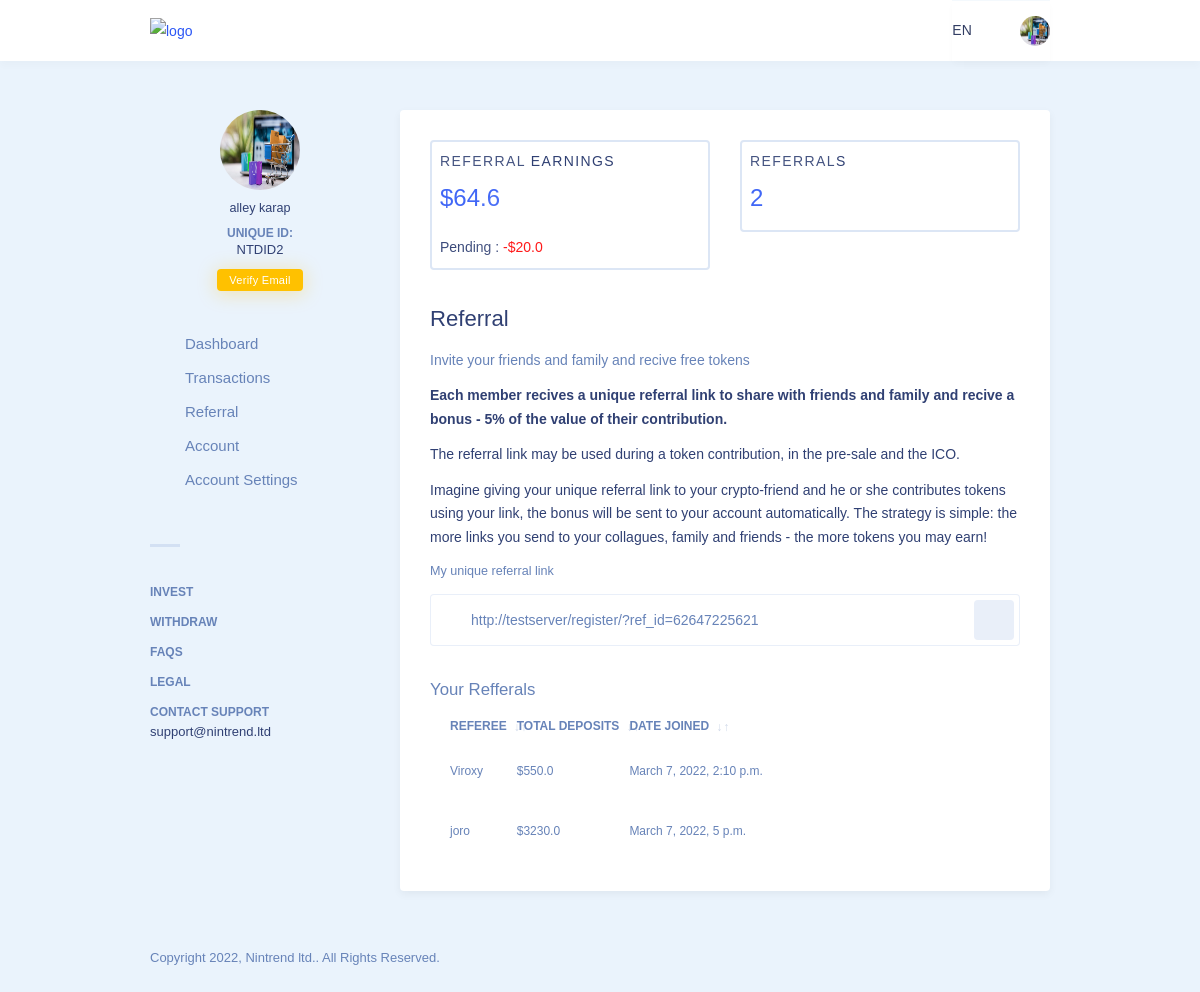
The app's page /referral/ (signed in) with its own data.
### Users/models.py (models this page shows, shortened)
class User(AbstractUser) :
    wallet_choices = (
        ("BTC","BTC"),
        ("ETH","ETH"),
        ("USDT","USDT"),
        ("LTC","LTC")
    )
    def get_path(instance,filename) :
        filename = "{}.{}".format(instance.name,filename.split('.')[1])
        return "users/dp/{}".format(filename)
    name = models.CharField(max_length=30)
    phone_number = models.CharField(max_length = 30,blank = False,null = False)
    picture = models.FileField(upload_to = get_path)
    referee = models.ForeignKey('self',blank = True,null=True,related_name ="referral",on_delete = models.SET_NULL)
    referral_id  = models.CharField(max_length=10,blank = True,editable = False)
    is_admin = models.BooleanField(default = False)
    country = models.ForeignKey(Country,on_delete = models.SET_NULL,null = True)
    _wallet_name = models.CharField(max_length=10,null  = True,choices = wallet_choices)
    _wallet_address = models.CharField(max_length=40,null  = True,help_text = "BEP20 address")
    email_verified = models.BooleanField(default= False)
    @property
    def unique_id(self) :
        return "NTDID{}".format(self.pk)
    @property
    def get_picture(self) :
        BASE_DIR = settings.STATIC_URL
        default_path = os.path.join(BASE_DIR,"user-dashboard/images/user-thumb-sm.png")
        if not self.picture :
            return default_path
        return self.picture.url
    def __init__(self,*args,**kwargs) :
        super(User,self).__init__(*args,**kwargs)
        self.__fields_to_watch_for_changes = ['email']
        for field in self.__fields_to_watch_for_changes :
            setattr(self,'__initial_{}'.format(field),getattr(self,field))

### wallet/models.py (models this page shows, shortened)
class Wallet(models.Model) :
    CURRENCY = (('USD','USD'),('BPD','BPD'))
    wallet_id = models.UUIDField(default = uuid.uuid4,editable = False,null = False)
    user = models.OneToOneField(get_user_model(),related_name = 'user_wallet',on_delete = models.CASCADE)
    plan = models.ForeignKey(Plan,related_name = 'wallet_subscribers',null = True,blank = True,on_delete = models.SET_NULL)
    plan_start = models.DateTimeField(null = True,blank = True)
    plan_end = models.DateTimeField(null = True,blank = True)
    initial_balance = models.FloatField(default=0.0,blank = True,)  #equal to entered amount
    expected_maximum_balance = models.FloatField(default = 0.0,blank = True) #at the end of the plan
    referral_earning = models.FloatField(default = 0.0)
    past_deposit_earning = models.FloatField(default = 0.0)
    past_deposits = models.FloatField(default = 0.0)
    funded_earning = models.FloatField(default = 0.0)
    withdrawals = models.FloatField(default = 0.0)
    plan_is_active = models.BooleanField(default = False,blank = True)
    previous_plan = models.ForeignKey(Plan,related_name = 'previous_plan',null = True,blank = True,on_delete = models.SET_NULL)

class WithdrawalApplication(models.Model) :
    balance_type_choices = (('Referral','Referral'),('Main','Main'))
    status = (('PENDING','PENDING'),('PROCESSING','PROCESSING'),('APPROVED','APPROVED'),('DECLINED','DECLINED'))
    user  = models.OneToOneField(get_user_model(),on_delete = models.CASCADE,related_name = 'pending_withdrawal')
    amount = models.FloatField()  #in $
    balance_type = models.CharField(max_length=10,choices = balance_type_choices)
    status = models.CharField(max_length= 20,choices = status,default = 'PENDING')
    amount_paid = models.FloatField(blank = True,null = True)
    is_received = models.BooleanField(default = True)
    date = models.DateTimeField(auto_now_add=True)

### Users/dashboard.py (the view)
# urls.py: path('referral/',Referral.as_view(),name = 'referral'),
class Referral (LoginRequiredMixin,TemplateView) :
    template_name= 'referral.html'
    def get_context_data(self, **kwargs) :
        ctx = super().get_context_data(**kwargs)
        try :
            ctx['pending_withdrawal'] = WA.objects.filter(user=self.request.user,balance_type = "Referral",status="PENDING")[0].amount
        except : pass
        prepend = "https://" if self.request.is_secure() else "http://"
        host = prepend + self.request.get_host()
        ctx['referral_link'] = "{}{}?ref_id={}".format(host,reverse("register"),self.request.user.referral_id)
        return ctx

### core/context.py (called while the page is built)
def core(request) :
    prepend = "https://" if request.is_secure() else "http://"
    host = request.get_host()
    ctx = {}
    ctx['site_name'] = "Nintrend"
    ctx['support_email'] = "support@nintrend.ltd"
    ctx['site_email'] = "support@nintrend.ltd"
    ctx['site_phone'] = "+3594858"
    ctx['site_whatsapp_no'] = "+66658656fg6"
    ctx['site_address'] = "No 23 winston road new york"
    ctx['usdt_wallet_address'] = "udusfuvusuyusfdy8gg36g687"
    ctx['eth_wallet_address'] = "6t43btr7f6t6wtf76t463tr6tfr"
    ctx['btc_wallet_address'] = "8763g4yf668r76734fg7hu7b76v"
    ctx['ltc_wallet_address'] = "gurt8768w7ter67ew7gtrtfg7tt"
    return ctx

### Users/templates/referral.html (shortened to what this page needs)
{% extends 'user-dashboard-base.html' %}
{% load static %}
{% block content %}
<div class="user-content">
    <div class="user-panel">
        <div class="row">
            <div class="col-6">
                <div class="tile-item tile-light p-2" style="background-color: white;">
                    <div class="tile-bubbles"></div>
                    <h6 class="tile-title">REFERRAL EARNINGS</h6>
                    <ul class="tile-info-list">
                        <li><span>${{user.user_wallet.referral_earning}}</span></li>
                    </ul>
                    <div style="color: #304073;">
                        {% if pending_withdrawal %}
                        Pending :
                        <span style="color: red;">
                            -${{pending_withdrawal}}
                        </span>
                        {% endif %}
                    </div>
                </div>
            </div>
            <div class="col-6">
                <div class="tile-item tile-light p-2" style="background-color: white;">
                    <div class="tile-bubbles"></div>
                    <h6 class="tile-title">REFERRALS</h6>
                    <ul class="tile-info-list">
                        <li><span>{{user.referral.all|length}}</span></li>
                    </ul>
                </div>
            </div>
   </div>
        <h2 class="user-panel-title">Referral</h2>
        <h5>Invite your friends and family and recive free tokens</h5>
        <p><strong>Each member recives a unique referral link to share with friends and family and recive a bonus - 5% of the value of their contribution.</strong></p>
        <p>The referral link may be used during a token contribution, in the pre-sale and the ICO.</p>
        <p>Imagine giving your unique referral link to your crypto-friend and he or she contributes tokens using your link, the bonus will be sent to your account automatically. The strategy is simple: the more links you send to your collagues, family and friends - the more tokens you may earn!</p>
        <h6>My unique referral link</h6>
        <div class="refferal-info">
            <em class="fas fa-link"></em>
            <input type="text" class="refferal-address" value="{{referral_link}}" disabled>
            <button class="refferal-copy copy-clipboard" data-clipboard-text="{{referral_link}}"><em class="ti ti-files"></em></button>
        </div>
        <div class="gaps-2x"></div>
        <div class="gaps-1x"></div>
        <h4>Your Refferals</h4>
        {% if not user.referral.all %}
        <div class="status status-empty">
            <div class="status-icon">
                <em class="ti ti-files"></em>
                <div class="status-icon-sm">
                    <em class="ti ti-close"></em>
                </div>
            </div>
            <span class="status-text">You have no referrals yet, They will appear here.</span>
        </div>
        {% else %}
        <table class="data-table refferal-table">
            <thead>
                <tr>
                    <th class="refferal-name"><span>Referee</span></th>
                    <th class="refferal-bonus"><span>Total deposits</span></th>
                    <th class="refferal-bonus"><span>Date Joined</span></th>
                </tr>
            </thead>
            <tbody>
                {% for ref in user.referral.all %}
                <tr>
                    <td class="refferal-name">{{ref.username}}</td>
                    <td class="">${{ref.user_wallet.past_deposits|default:0.00}}</td>
                    <td class="refferal-date">{{ref.date_joined}}</td>
                </tr>
                {% endfor %}
            </tbody>
        </table>
        {% endif %}
    </div>
</div>
{% endblock %}

### Users/templates/user-dashboard-base.html (shortened to what this page needs)
{% load static %}
<!DOCTYPE html>
<html lang="zxx" class="js">
<head>
	<link rel="stylesheet" href="{% static 'user-dashboard/css/vendor.bundle.css' %}?ver=101">
	<link rel="stylesheet" href="{% static 'user-dashboard/css/style.css' %}?ver=101">
</head>
<body class="user-dashboard">
    <div class="topbar">
        <div class="container">
            <div class="d-lg-flex align-items-center justify-content-between">
                <div class="topbar-lg d-none d-lg-block">
                    <div class="site-logo">
                        <a href="{% url 'index' %}" class="site-brand">
                            <img src="{% static 'user-dashboard/images/logo.png' %}" alt="logo" srcset="images/logo2x.png 2x">
                        </a>
                    </div>
                </div>
                <div class="topbar-action d-none d-lg-block">
                    <ul class="topbar-action-list">
                        <li class="dropdown topbar-action-item topbar-action-language">
                            <a href="#" data-toggle="dropdown"> EN <em class="ti ti-angle-down"></em> </a>
                        </li>
                        <li class="dropdown topbar-action-item topbar-action-user">
                            <a href="#" data-toggle="dropdown"> <img class="icon" src="{{user.get_picture}}" alt="thumb"> </a>
                        </li>
                    </ul>
                </div>
            </div>
        </div>
    </div>
    <div class="user-wraper">
        <div class="container">
            <div class="d-flex">
                <div class="user-sidebar">
                    <div class="user-box d-none d-lg-block">
                        <div class="user-image">
                            <img style="border-radius: 50%;height: 80px;width:80px;" src="{{user.get_picture}}" alt="thumb">
                        </div>
                        <h6 class="user-name">{{user.name}}</h6>
                        <div class="user-uid">Unique ID: <span>{{user.unique_id}}</span></div>
                        <ul class="btn-grp guttar-10px">
                            {% if not user.email_verified %}
                            <li><a href="#" class="btn btn-xs btn-warning">Verify Email</a></li>
                            {% endif %}
                        </ul>
                    </div>
                    <ul class="user-icon-nav">
                        <li><a href="{% url 'dashboard' %}"><em class="ti ti-dashboard"></em>Dashboard</a></li>
                        <li><a href="{% url 'transaction' %}"><em class="ti ti-control-shuffle"></em>Transactions</a></li>
                        <li><a href="{% url 'referral' %}"><em class="ti ti-infinite"></em>Referral</a></li>
                        <li><a href="{% url 'profile' %}"><em class="ti ti-user"></em>Account</a></li>
                        <li><a href="{% url 'setting' %}"><em class="ti ti-lock"></em>Account Settings</a></li>
                    </ul>
                    <div class="user-sidebar-sap"></div>
                    <ul class="user-nav">
                        <li><a href="{% url 'plans' %}">Invest</a></li>
                        <li><a href="{% url 'withdraw' %}">WIthdraw</a></li>
                        <li><a href="{% url 'faq' %}">Faqs</a></li>
                        <li><a href="{% url 'legal' %}">Legal</a></li>
                        <li>Contact Support<span>{{support_email}}</span></li>
                    </ul>
                </div>
                  {% block content %} {% endblock %}
            </div>
        </div>
    </div>
    <div class="footer-bar">
        <div class="container">
            <div class="row">
                <div class="col-md-7">
                    <span class="footer-copyright">Copyright 2022, <a href="#">{{site_name}} ltd.</a>.  All Rights Reserved.</span>
                </div>
            </div>
        </div>
    </div>
</body>
</html>

### records on screen
User: get_picture (picture), name "alley karap", unique_id "NTDID2", user_wallet.referral_earning "64.6", referral.all|length "2"
WithdrawalApplication: amount "20.0"
User: username "Viroxy", user_wallet.past_deposits "550.0", date_joined "March 7, 2022, 2:10 p.m."
User: username "joro", user_wallet.past_deposits "3230.0", date_joined "March 7, 2022, 5 p.m."

### other values on screen
{{ support_email }} "support@nintrend.ltd"
{{ site_name }} "Nintrend"
